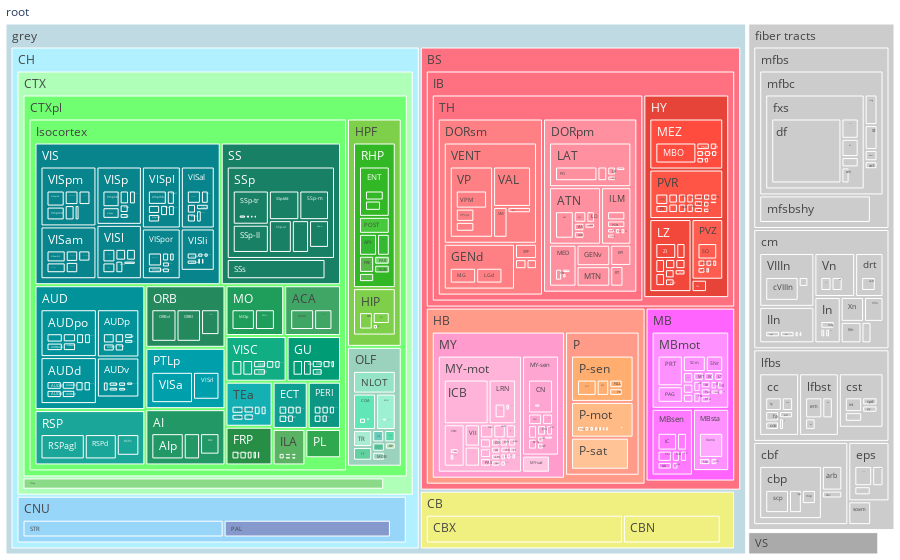

Notebook code cell kept with this figure:
### Code cell
import pandas as pd
import json
import numpy as np
import plotly.graph_objects as go

# Read both datasets
df1 = pd.read_csv('Fed.csv')
df2 = pd.read_csv('FastRefeed.csv')

# Rename the density column in both datasets for clarity
df1.rename(columns={'density (cells/mm^3)': 'density_Fed'}, inplace=True)
df2.rename(columns={'density (cells/mm^3)': 'density_FastRefeed'}, inplace=True)

# Merge the two datasets on 'acronym' column
df = pd.merge(df1, df2, on='acronym', how='outer')  # 'outer' ensures that all acronyms from both datasets are included

# Calculate the ratio
df['density_ratio'] = df['density_FastRefeed'] / df['density_Fed']

# Handle any potential division by zero or infinity
df['density_ratio'].replace([np.inf, -np.inf], np.nan, inplace=True)

# Load the JSON file
with open('structures.json', 'r') as f:
    data = json.load(f)

# Prepare data for the tree
labels = [item['acronym'] for item in data if item['acronym'] in df['acronym'].values]
parents = ['' if len(item['structure_id_path']) == 1 else next((i['acronym'] for i in data if i['id'] == item['structure_id_path'][-2])) for item in data if item['acronym'] in df['acronym'].values]

# Match acronyms with ratio values from the merged DataFrame
ratios = [df.loc[df['acronym'] == acronym, 'density_ratio'].iloc[0] for acronym in labels]

colors = ['rgb{}'.format(tuple(item['rgb_triplet'])) for item in data if item['acronym'] in df['acronym'].values]

# Create a Plotly figure
fig = go.Figure(go.Treemap(
    labels=labels,
    parents=parents,
    values=ratios,
    marker=dict(colors=colors),
    hovertemplate='<b>%{label}</b><br>Density Ratio (FastRefeed/Fed): %{value}<extra></extra>',  # Customize hover text
))

fig.update_layout(margin=dict(t=0, l=0, r=0, b=0))

fig.show()

### Figure 1 — Plotly figure (JSON) as saved in the notebook; plotly's stock layout.template omitted (floating-point values rounded to 4 significant figures; data arrays with more than 128 entries replaced by an {"elided": "..."} marker saying what was removed)
{"data": [{"hovertemplate": "<b>%{label}</b><br>Density Ratio (FastRefeed/Fed): %{value}<extra></extra>", "labels": {"elided": "839 str values"}, "marker": {"colors": {"elided": "839 str values"}}, "parents": {"elided": "839 str values"}, "values": {"elided": "839 float values"}, "type": "treemap"}], "layout": {"margin": {"t": 0, "l": 0, "r": 0, "b": 0}}}
